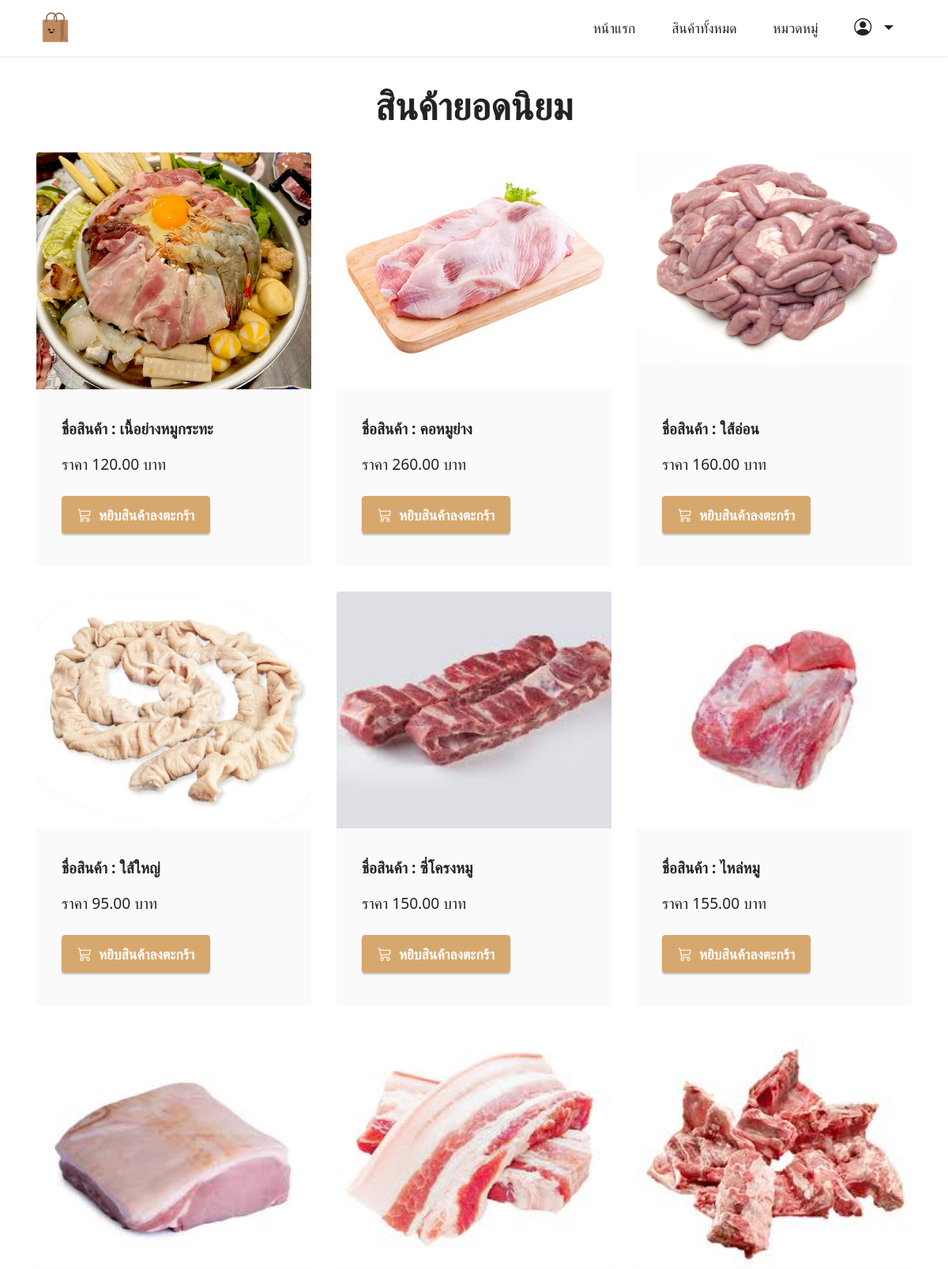
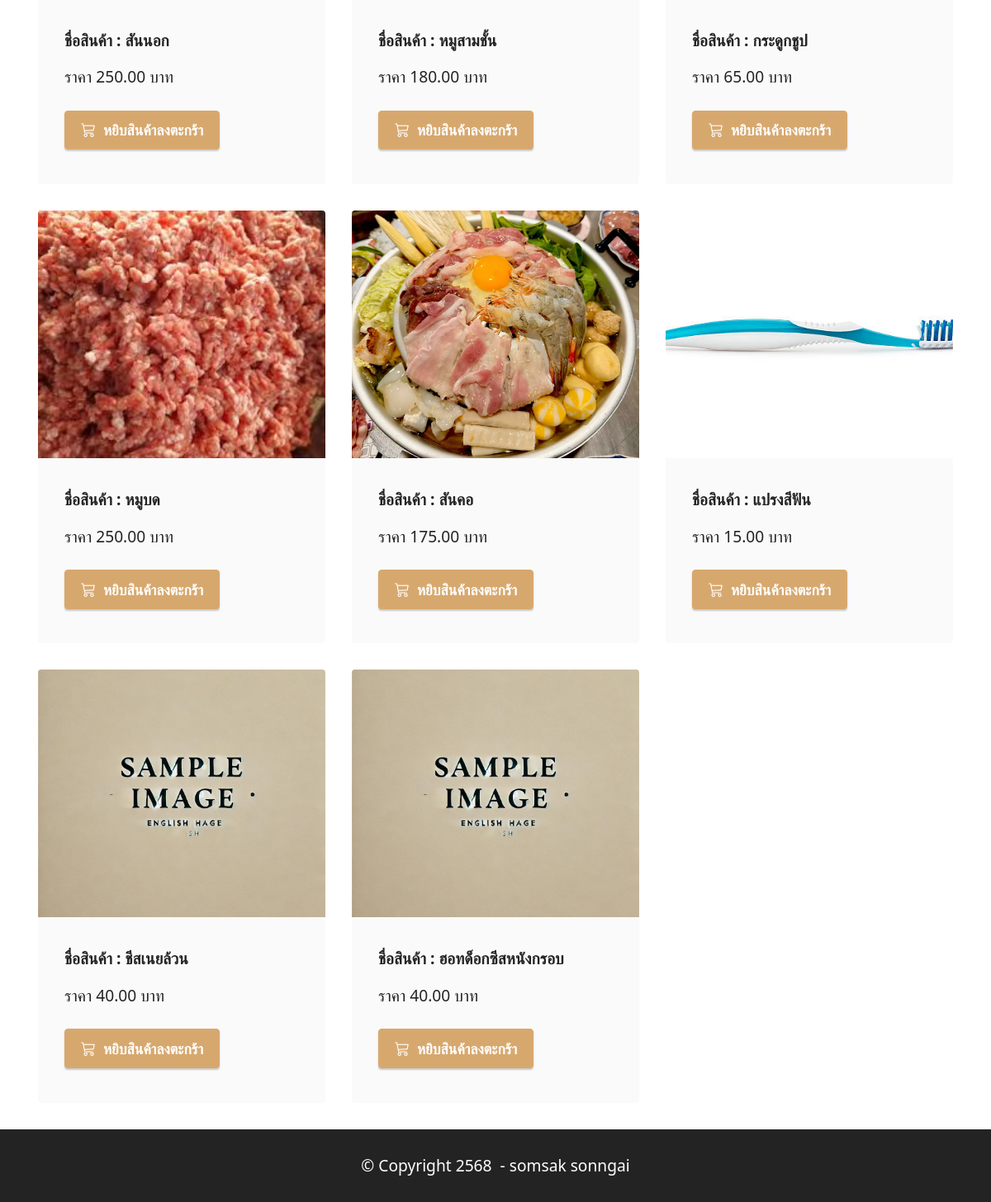
The page / on the database its author committed (2 pictures, top to bottom).
### productapp/models.py (models this page shows, shortened)
class Product1(models.Model):
    category = models.ForeignKey(Category, on_delete=models.CASCADE,null=True)  # เชื่อมโยงกับ Category
    name = models.CharField(max_length=100)  # ชื่อสินค้า
    description = models.TextField(max_length=500)
    price = models.DecimalField(max_digits=10, decimal_places=2)
    stock = models.DecimalField(max_digits=10, decimal_places=2)
    is_trending = models.BooleanField(default=False)
    image = models.ImageField(upload_to="product")
    profitprice = models.DecimalField(max_digits=10, decimal_places=2)
    created_at = models.DateTimeField(auto_now_add=True)  # วันที่เพิ่ม
    updated_at = models.DateTimeField(auto_now=True)      # วันที่แก้ไข
    barcode = models.IntegerField()

### productapp/views.py (the view)
# urls.py: path("",views.index),
def index(request):
    Products=Product1.objects.filter(is_trending=True) #ดึงตัวแปรที่เป็นproduct1 และกรองเอาตัวที่เป็น จริง true หรือสินค้ายอดนิยมตัวนี้จะมีการอ้างอิงผ่าน index.html
    return render(request,"index.html",{"Products":Products}) #ดึงค่าตัวแปรเพื่อทำการวนลูป

### productapp/templates/index.html (shortened to what this page needs)
{% extends "layout.html"%}
{% load humanize %}
{% block content%}
<section class="content2 cid-tsEQSCqggh" id="content2-2">
    <div class="container">
        <div class="mbr-section-head">
            <h4 class="mbr-section-title mbr-fonts-style align-center mb-0 display-2">
                <strong>สินค้ายอดนิยม</strong>
            </h4>
        </div>
        <div class="row mt-4">
            {% for Product1 in Products %}
            <div class="item features-image сol-12 col-md-6 col-lg-4">
                <div class="item-wrapper">
                    <div class="item-img">
                        <a href="{% url 'productDetail' Product1.id %}">
                            <img src="{{ Product1.image.url }}" >
                        </a>
                    </div>
                    <div class="item-content">
                        <h6 class="item-subtitle mbr-fonts-style mt-1 display-7">
                            <strong>ชื่อสินค้า : {{Product1.name}}</strong>
                        </h6>
                        <p class="mbr-text mbr-fonts-style mt-3 display-7">ราคา {{Product1.price | intcomma}} บาท</p>
                    </div>
                    <div class="mbr-section-btn item-footer mt-2">
                        {%if Product1.stock <= 0 %}
                             <h2 class="text-secondary text-center" t>สินค้าหมด</h2>
                        {% else %}
                            <a href="{% url 'addCart' Product1.id %}" class="btn btn-primary display-4">
                                 <i class="bi bi-cart3"></i></i>&nbsp;
                                    หยิบสินค้าลงตะกร้า
                             </a>
                         {% endif %}
                    </div>
                </div>
            </div>
            {% endfor %}
        </div>
    </div>
</section>
{% endblock%}

### productapp/static/assets/theme/css/style.css (style rules this page uses)
section { background-color: #ffffff; }
body { font-style: normal; line-height: 1.5; font-weight: 400; color: #232323; position: relative; }
section, .container, .container-fluid { position: relative; word-wrap: break-word; }
a { font-style: normal; font-weight: 400; cursor: pointer; }
a, a:hover { text-decoration: none; }
.mbr-section-title { font-style: normal; line-height: 1.3; }
.mbr-text { font-style: normal; line-height: 1.7; }
h1, h2, h3, h4, h5, h6, .display-1, .display-2, .display-4, .display-5, .display-7, span, p, a { line-height: 1; word-break: break-word; word-wrap: break-word; font-weight: 400; }
b, strong { font-weight: bold; }
section { background-position: 50% 50%; background-repeat: no-repeat; background-size: cover; }
.align-center { text-align: center; }
img, iframe { display: block; width: 100%; }
.mbr-section-btn { margin-left: -0.6rem; margin-right: -0.6rem; font-size: 0; }
.btn { font-weight: 600; border-width: 1px; font-style: normal; margin: 0.6rem 0.6rem; white-space: normal; transition: all 0.2s ease-in-out; display: inline-flex; align-items: center; justify-content: center; word-break: break-word; }
.row { display: -webkit-flex; -webkit-flex-wrap: wrap; }
html, body { height: auto; min-height: 100vh; }
.mt-4 { margin-top: 2rem !important; }
@media (min-width: 992px) { .container { padding-left: 16px; padding-right: 16px; } }
@media (min-width: 992px) { .row { margin-left: -16px; margin-right: -16px; } }
@media (min-width: 992px) { .row > [class*=col] { padding-left: 16px; padding-right: 16px; } }
.card-wrapper, .item-wrapper { overflow: hidden; }
.item { position: relative; }

### productapp/static/assets/custom/css/custom-style.css (style rules this page uses)
.display-2 { font-size: 3rem; line-height: 1.1; }
.display-4 { font-size: 1.1rem; line-height: 1.5; }
.display-7 { font-size: 1.2rem; line-height: 1.5; }
.btn { padding: 0.6rem 1.2rem; border-radius: 4px; }
.btn-primary, .btn-primary:active { background-color: #d7a86e !important; border-color: #d7a86e !important; color: #ffffff !important; box-shadow: 0 2px 2px 0 rgba(0, 0, 0, 0.2); }
a, a:hover { color: #d7a86e; }
body { overflow-x: hidden; }
a { transition: color 0.6s; }
.cid-tsEQSCqggh { padding-top: 3rem; background-color: #ffffff; }
.cid-tsEQSCqggh img, .cid-tsEQSCqggh .item-img { height: 100%; height: 300px; object-fit: cover; }
.cid-tsEQSCqggh .item { cursor: pointer; margin-bottom: 2rem; }
.cid-tsEQSCqggh .item-wrapper { position: relative; border-radius: 4px; background: #fafafa; height: 100%; display: flex; flex-flow: column nowrap; }
@media (min-width: 992px) { .cid-tsEQSCqggh .item-wrapper .item-content { padding: 2rem 2rem 0; } }
@media (min-width: 992px) { .cid-tsEQSCqggh .item-wrapper .item-footer { padding: 0 2rem 2rem; } }
.cid-tsEQSCqggh .mbr-section-btn { margin-top: auto !important; }
.cid-tsEQSCqggh .mbr-section-title { color: #232323; }
.cid-tsEQSCqggh .mbr-text, .cid-tsEQSCqggh .mbr-section-btn { text-align: left; }
.cid-tsEQSCqggh .item-subtitle { text-align: left; color: #232323; }

### rows shown on the page
Product1: image (picture), name "เนื้อย่างหมูกระทะ", price "120.00", stock "หยิบสินค้าลงตะกร้า"
Product1: image (picture), name "คอหมูย่าง", price "260.00", stock "หยิบสินค้าลงตะกร้า"
Product1: image (picture), name "ใส้อ่อน", price "160.00", stock "หยิบสินค้าลงตะกร้า"
Product1: image (picture), name "ใส้ใหญ่", price "95.00", stock "หยิบสินค้าลงตะกร้า"
Product1: image (picture), name "ซี่โครงหมู", price "150.00", stock "หยิบสินค้าลงตะกร้า"
Product1: image (picture), name "ไหล่หมู", price "155.00", stock "หยิบสินค้าลงตะกร้า"
Product1: image (picture), name "สันนอก", price "250.00", stock "หยิบสินค้าลงตะกร้า"
Product1: image (picture), name "หมูสามชั้น", price "180.00", stock "หยิบสินค้าลงตะกร้า"
Product1: image (picture), name "กระดูกชูป", price "65.00", stock "หยิบสินค้าลงตะกร้า"
Product1: image (picture), name "หมูบด", price "250.00", stock "หยิบสินค้าลงตะกร้า"
Product1: image (picture), name "สันคอ", price "175.00", stock "หยิบสินค้าลงตะกร้า"
Product1: image (picture), name "แปรงสีฟัน", price "15.00", stock "หยิบสินค้าลงตะกร้า"
Product1: image (picture), name "ชีสเนยล้วน", price "40.00", stock "หยิบสินค้าลงตะกร้า"
Product1: image (picture), name "ฮอทด็อกซีสหนังกรอบ", price "40.00", stock "หยิบสินค้าลงตะกร้า"
